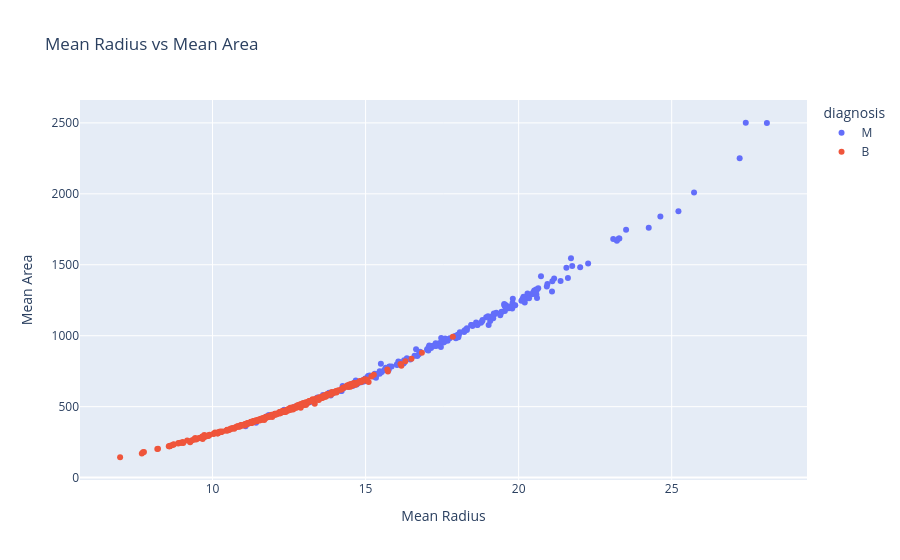

The cell this chart's notebook holds for it:
### Code cell
fig = px.scatter(
    df,
    x='radius_mean',
    y='area_mean',
    color='diagnosis',
    title='Mean Radius vs Mean Area',
    labels={
        'radius_mean': 'Mean Radius',
        'area_mean': 'Mean Area'
    }
)

fig.show()

### Figure 1 — Plotly figure (JSON) as saved in the notebook; plotly's stock layout.template omitted (floating-point values rounded to 4 significant figures; data arrays with more than 128 entries replaced by an {"elided": "..."} marker saying what was removed)
{"data": [{"hovertemplate": "diagnosis=M<br>Mean Radius=%{x}<br>Mean Area=%{y}<extra></extra>", "legendgroup": "M", "marker": {"color": "#636efa", "symbol": "circle"}, "mode": "markers", "name": "M", "orientation": "v", "showlegend": true, "type": "scatter", "x": {"elided": "212 float values"}, "xaxis": "x", "y": {"elided": "212 float values"}, "yaxis": "y"}, {"hovertemplate": "diagnosis=B<br>Mean Radius=%{x}<br>Mean Area=%{y}<extra></extra>", "legendgroup": "B", "marker": {"color": "#EF553B", "symbol": "circle"}, "mode": "markers", "name": "B", "orientation": "v", "showlegend": true, "type": "scatter", "x": {"elided": "357 float values"}, "xaxis": "x", "y": {"elided": "357 float values"}, "yaxis": "y"}], "layout": {"legend": {"title": {"text": "diagnosis"}, "tracegroupgap": 0}, "title": {"text": "Mean Radius vs Mean Area"}, "xaxis": {"anchor": "y", "domain": [0, 1], "title": {"text": "Mean Radius"}}, "yaxis": {"anchor": "x", "domain": [0, 1], "title": {"text": "Mean Area"}}}}
